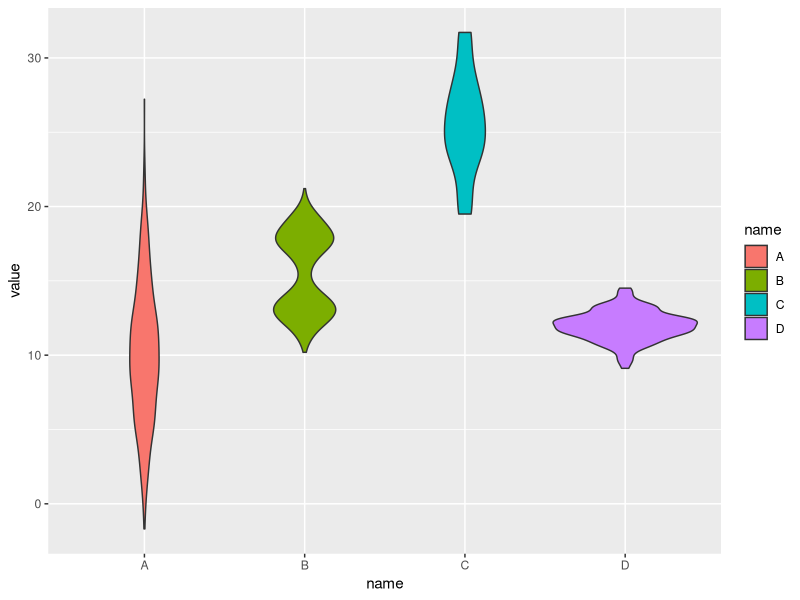
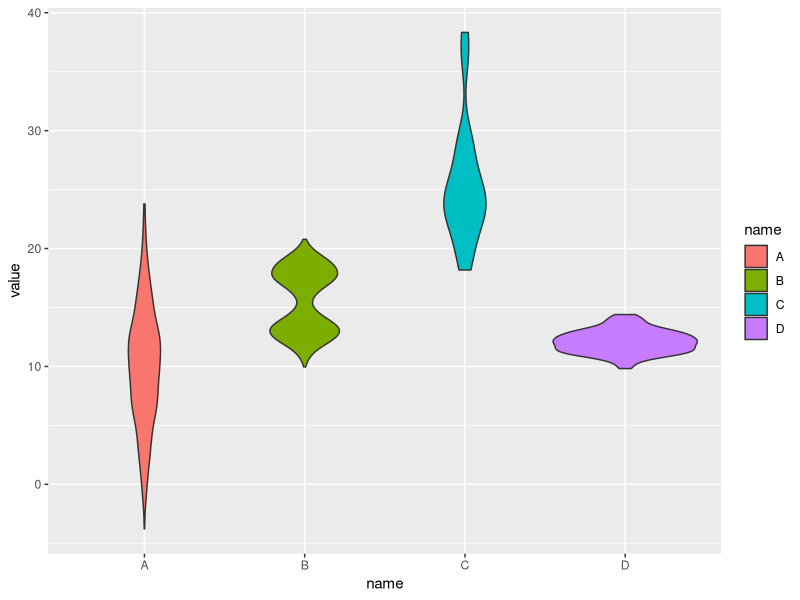
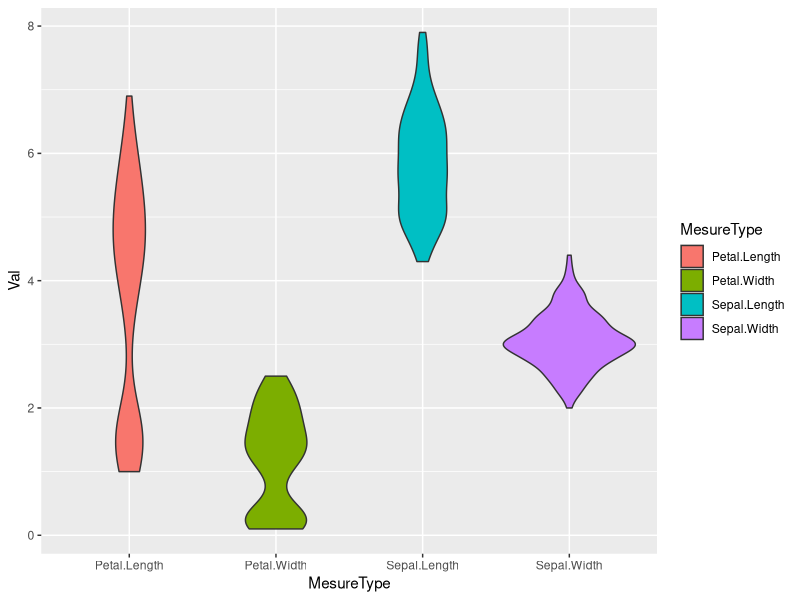

Write R code to recreate these figures, in order. (Note: this script raises an error after producing the figures.)
## ---- chunk 1
knitr::opts_chunk$set( warning=FALSE, message=FALSE)
## ---- chunk 2
# Library
library(ggplot2)

# create a dataset
data <- data.frame(
  name=c( rep("A",500), rep("B",500), rep("B",500), rep("C",20), rep('D', 100)  ),
  value=c( rnorm(500, 10, 5), rnorm(500, 13, 1), rnorm(500, 18, 1), rnorm(20, 25, 4), rnorm(100, 12, 1) )
)

# Most basic violin chart
p <- ggplot(data, aes(x=name, y=value, fill=name)) + # fill=name allow to automatically dedicate a color for each group
  geom_violin()

#p
## ---- chunk 3
p
## ---- chunk 4
# Library
library(ggplot2)
library(dplyr)

# Create data
data <- data.frame(
  name=c( rep("A",500), rep("B",500), rep("B",500), rep("C",20), rep('D', 100)  ),
  value=c( rnorm(500, 10, 5), rnorm(500, 13, 1), rnorm(500, 18, 1), rnorm(20, 25, 4), rnorm(100, 12, 1) ) %>% round(2)
)
## ---- chunk 5
library(knitr)
library(kableExtra)
kable(head(data,4), align="c") %>%
  kable_styling(bootstrap_options = c("striped", "hover", "condensed"), full_width = F, position = "center")
## ---- chunk 6
# Basic violin
ggplot(data, aes(x=name, y=value, fill=name)) + 
  geom_violin()
## ---- chunk 7
# Let's use the iris dataset as an example:
data_wide <- iris[ , 1:4]
## ---- chunk 8
kable(head(data_wide,4), align="c") %>%
  kable_styling(bootstrap_options = c("striped", "hover", "condensed"), full_width = F, position = "center")
## ---- chunk 9
library(tidyr)
data_wide %>% 
  gather(key="MesureType", value="Val") %>%
  ggplot( aes(x=MesureType, y=Val, fill=MesureType)) +
    geom_violin()
## ---- chunk 10
htmltools::includeHTML("htmlChunkRelatedDistribution.html")
